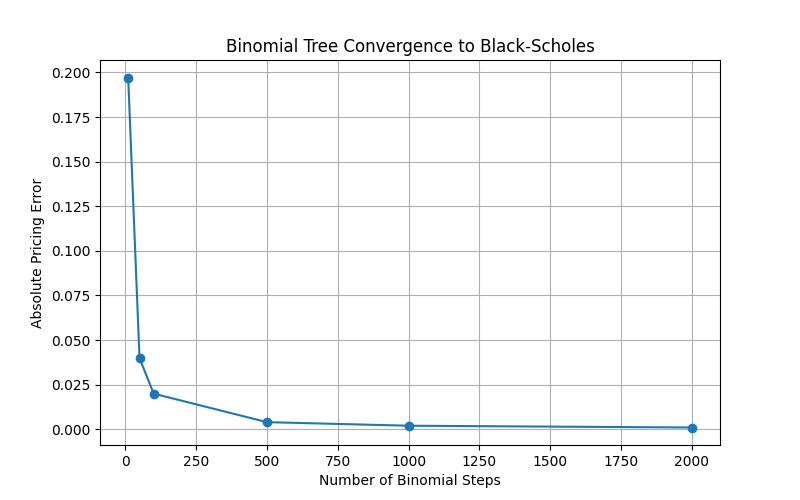

Python code for this plot:
import matplotlib.pyplot as plt

from option_contract import OptionContract
from black_scholes import black_scholes_price
from binomial_tree import binomial_tree_price


def plot_binomial_convergence():

    option = OptionContract(
        spot=100,
        strike=100,
        time_to_maturity=1,
        risk_free_rate=0.05,
        volatility=0.20,
        dividend_yield=0,
        option_type="call"
    )

    bs_price = black_scholes_price(option)

    steps_list = [10, 50, 100, 500, 1000, 2000]
    errors = []

    for steps in steps_list:

        tree_price = binomial_tree_price(option,steps)

        error = abs(tree_price - bs_price)

        errors.append(error)

    plt.figure(figsize=(8, 5))

    plt.plot(steps_list, errors, marker="o")

    plt.xlabel("Number of Binomial Steps")
    plt.ylabel("Absolute Pricing Error")
    plt.title("Binomial Tree Convergence to Black-Scholes")
    plt.grid(True)

    plt.show()

print(plot_binomial_convergence())
